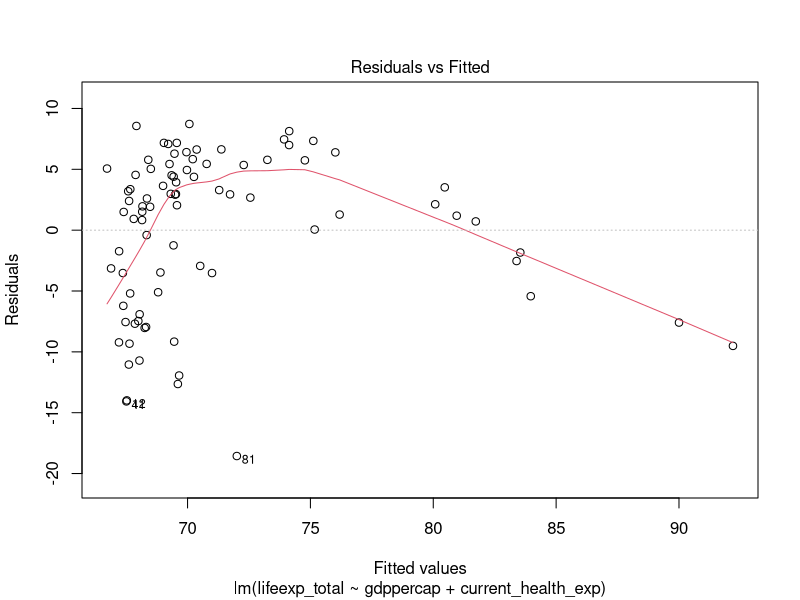
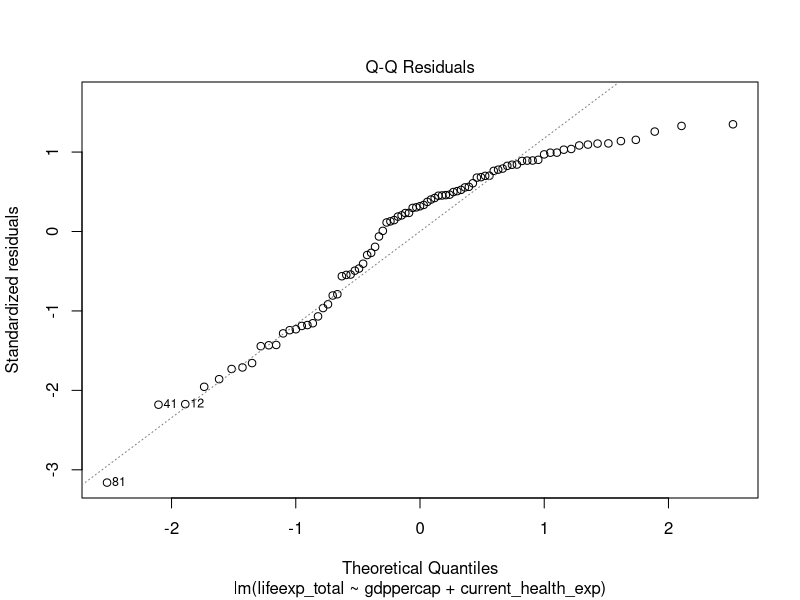
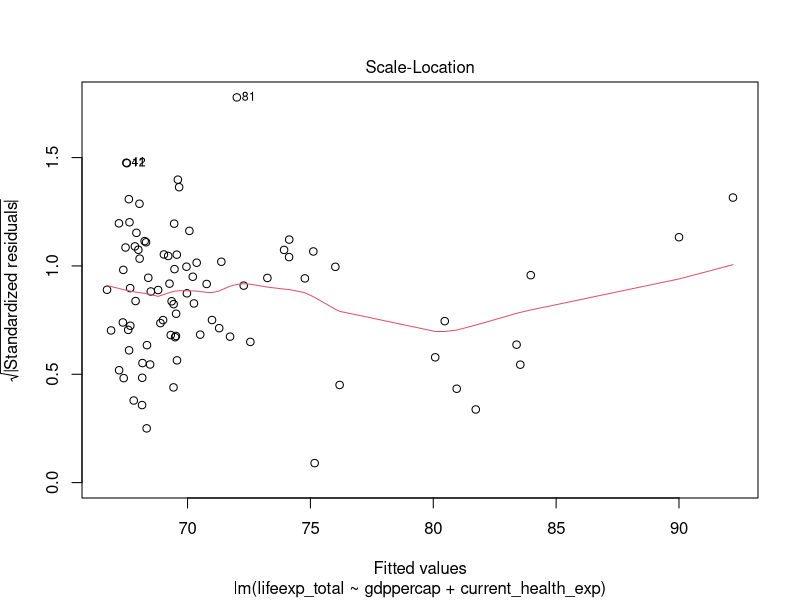
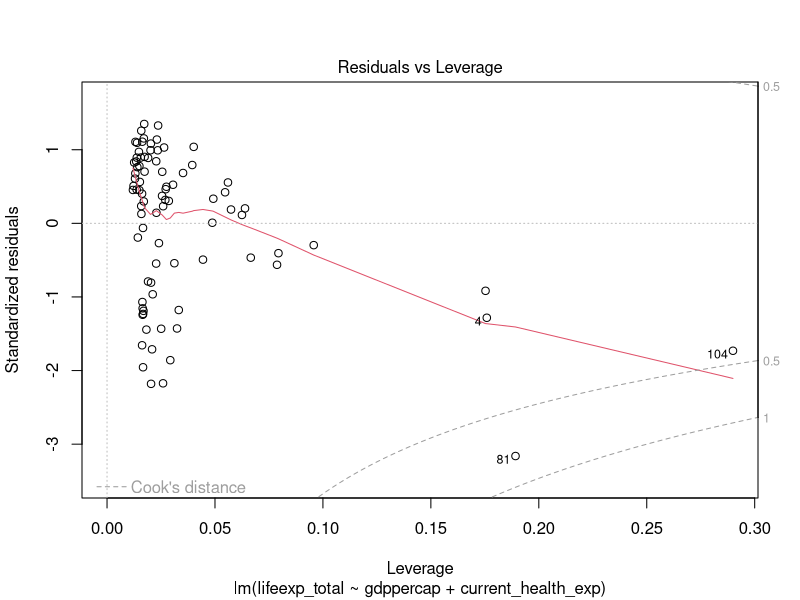
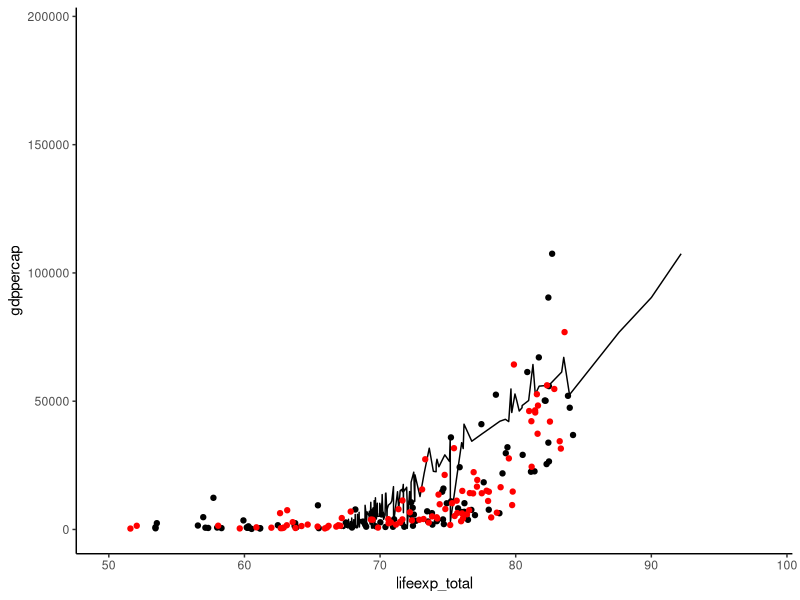
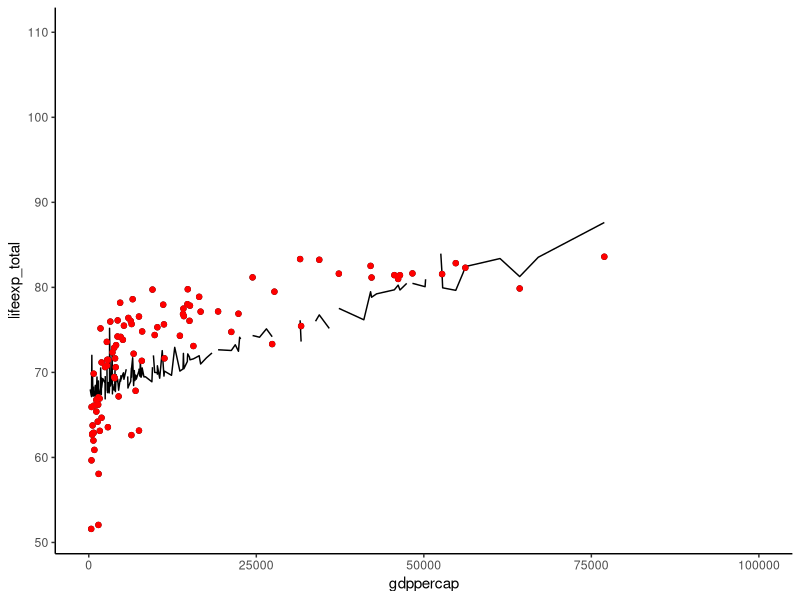
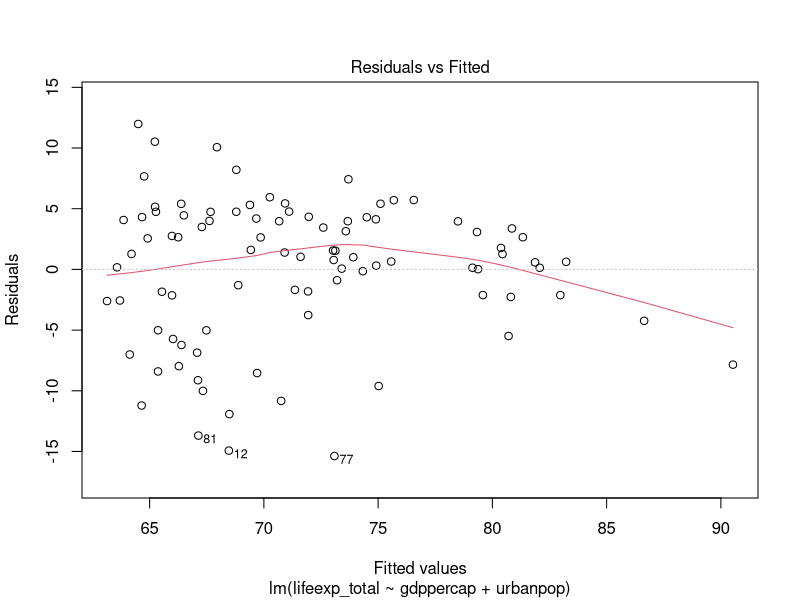
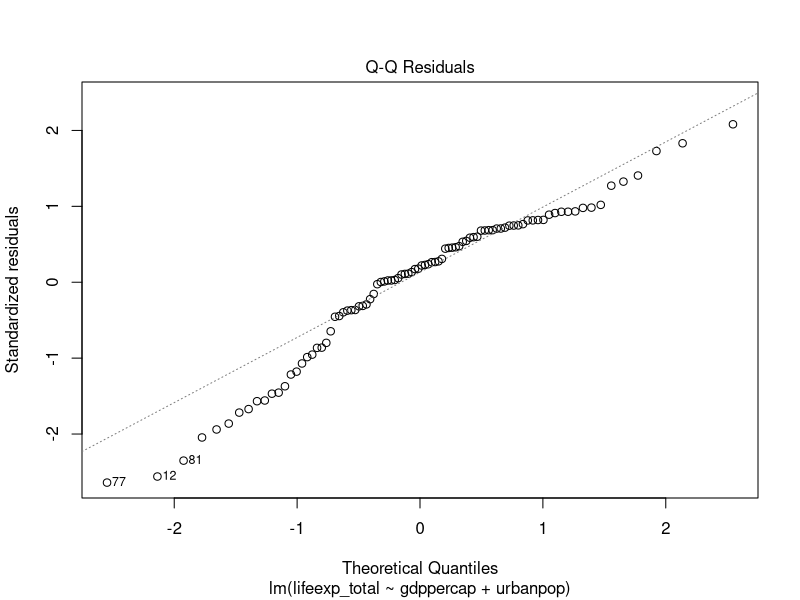

The R script that drew these images, in order: (Note: this script raises an error after producing the figures.)
library(data.table)
library(ggplot2)
library(readxl)
library(caret)
data <- read_excel("data.xls", 
                   col_types = c("numeric", "text", "text", 
                                 "text", "numeric", "numeric", "numeric", 
                                 "numeric", "numeric", "numeric", 
                                 "numeric"))
as.data.frame(data)

#Set of candidate models:
# lifeexp=gdppercap+current_health_exp
# lifeexp=gdppercap+urbanpop
# lifeexp_total= gdppercap + urabnpop + current_health_exp*gdpgrowth

set.seed(2460)

summary(data$country)
n <- 217
train_p <- 0.5
train <- sample(1:n, floor(n*train_p))
data_train <- data[train,]
data_val <- data[-train,]

pt <- ggplot(data_train, aes(lifeexp_total, gdppercap))+geom_point()+theme_classic()
pt2 <- ggplot(data_val, aes(gdppercap, lifeexp_total))+geom_point()+theme_classic()

formula1 <- as.formula(lifeexp_total~gdppercap+current_health_exp)
formula2 <- as.formula(lifeexp_total~gdppercap+urbanpop)
formula3 <- as.formula(lifeexp_total~gdppercap+urabnpop+currenthealth*gdpgrowth)

model1 <- lm(lifeexp_total~gdppercap+current_health_exp, data=data_train)
summary(model1)
plot(model1)
pred1 <- predict(model1, newdata = data)

cbind(data, pred1)

pt+
  geom_line(data=data, aes(pred1, gdppercap))+
  geom_point(data=data_val, mapping=aes(lifeexp_total), color="red")+xlim(50,98)

pt2+
  geom_line(data=data, aes(gdppercap, pred1))+
  geom_point(data=data_val, color="red")+xlim(0,100000)

model2 <- lm(lifeexp_total~gdppercap+urbanpop, data=data_train)
summary(model2)
plot(model2)
pred2 <- predict(model2, newdata = data)

cbind(data, pred2)

pt+
  geom_line(data=data, aes(pred2, gdppercap))+
  geom_point(data=data_val, mapping=aes(lifeexp_total), color="red")+xlim(50,98)

pt2+
  geom_line(data=data, aes(gdppercap, pred2))+
  geom_point(data=data_val, color="red")+xlim(0,100000)

model3 <- lm(lifeexp_total~gdppercap+urbanpop, data=data_train)
summary(model3)
plot(model3)
pred3 <- predict(model3, newdata = data)

cbind(data, pred3)

ggplot(data_train, aes(lifeexp_total))+
  geom_line(data=data, aes(pred3, gdppercap))+
  geom_point(data=data_val, mapping=aes(lifeexp_total, gdppercap), color="red")+xlim(50,98)

pt2+
  geom_line(data=data, aes(gdppercap, pred3))+
  geom_point(data=data_val, color="red")+xlim(0,100000)

#a három modellel generált predicted értékeket illesztettem a train és validation modellekre. 
#a tengelyek felcserélés szakadást okoz a predict line-ban, ezért a várható élettartam lett az x tengely



#cross validation (?)

folds=5
y=data$gdppercap
set.seed(2461)
holdout <- split(sample(1:n), 1:folds)
MSE1 <- function(y, pred) {
  mean((y - pred)**2)
}

CV_MSE <- imap(holdout, ~{
  model <- lm(formula1, data=data[-.x,])
  pred <- predict(model, newdata = data[.x,])
  MSE(data[.x,y],pred)
})


train_control <- trainControl(method="cv", number=5)

set.seed(2461)
model <- train(model1, 
               data=data, 
               trControl=train_control, 
               method="lm")

model$resample
model$results$RMSE**2
